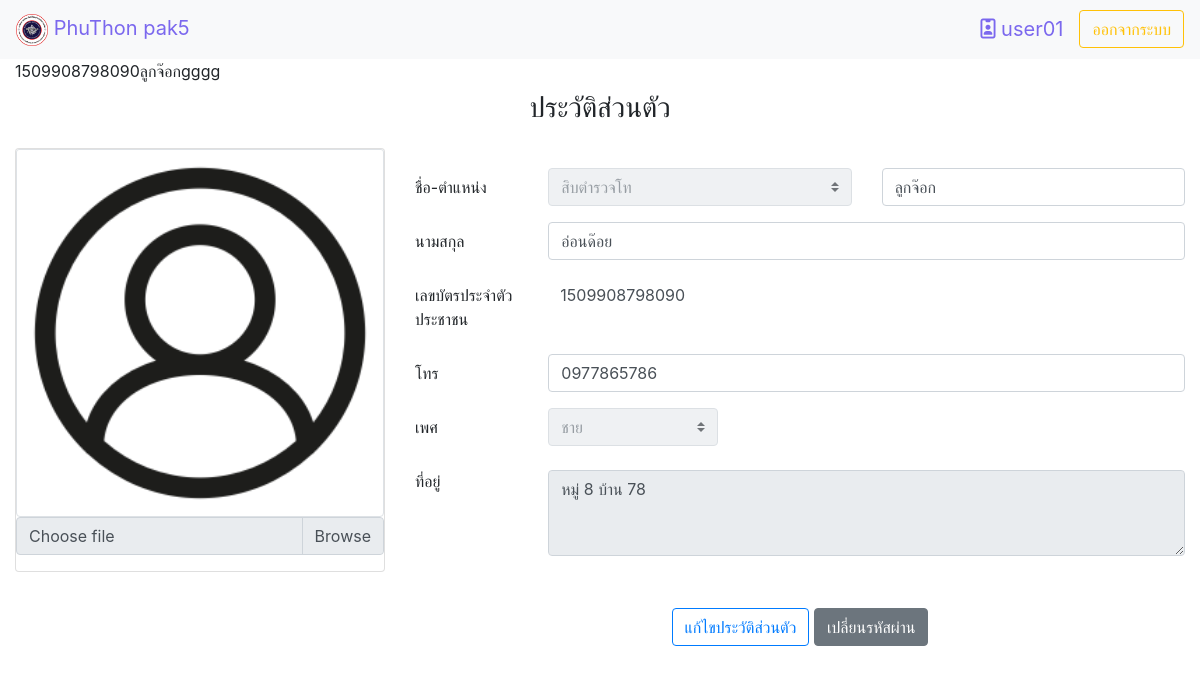
/home.php?module=1&action=5 (signed in), run on the app's committed database.
### tables this page shows
CREATE TABLE `police_person` (
  `card_id` char(13) NOT NULL,
  `rank_id` tinyint(2) NOT NULL,
  `ps_name` varchar(255) NOT NULL,
  `ps_lastname` varchar(255) NOT NULL,
  `sex` tinyint(2) NOT NULL,
  `address` text DEFAULT NULL,
  `ps_num` char(10) DEFAULT NULL,
  `police_pic` varchar(255) DEFAULT NULL,
  `sta_per_police` tinyint(1) NOT NULL DEFAULT 1
);

### module/view/profile.php (the view, shortened to what this page needs)
<?php
	$con=connect_db();
    $re_user=mysqli_query($con,
    "SELECT rank_id,ps_name,ps_lastname,card_id,sex,address,ps_num,police_pic
    FROM  police_person WHERE card_id ='$_SESSION[id_card]'")or die("SQL.error>>user".mysqli_error($conh));
	list($id_rank,$ps_name,$ps_lastname,$card_id,$sex,$address,$ps_tel,$name_pic)=mysqli_fetch_row($re_user);
	echo $card_id,$ps_name;
	echo "gggg";
?>
<div class="headtitle text-center p-2 row mb-2 row">
	<div class="col-md-2" ></div>
    <div class="col-md">
        <h3>ประวัติส่วนตัว</h3>
    </div>
     <div class="col-md-2" ></div>
</div>
<div class="row">
    <div class="col-lg-4">
	<form id="dataPro" method="post">
		<div class="card">
			<?php
				if(empty($name_pic)){
					$name_pic="icon_user_pic.png";
				}
			?>
			<img class="card-img-top img-thumbnail" src="image/<?php echo $name_pic; ?>" alt="Card image cap">
			<div class="input-group mb-3">
			<div class="custom-file">
            <label class="custom-file-label" for="customFile">Choose file</label>
        	</div>
			</div>
		</div>
	</div>
    <div class="col-lg" style='padding-top:20px;'>
			<div class="form-group row">
				<label for="inputPassword" class="col-sm-2 label col-form-label ">ชื่อ-ตำแหน่ง</label>
				<div class="col-sm">
				<select class="custom-select edit_rs" id="focus" name="pro_title" style="" disabled required>
                    	<?php $result_rank = mysqli_query($con,"SELECT * FROM rank_police")or die("select education error".mysqli_error($con));
                        while(list($rank_id,$rank_name)=mysqli_fetch_row($result_rank)){
                        $selected=$id_rank==$rank_id?"selected":"";
                          echo"<option value='$rank_id' $selected>$rank_name</option>";
                        }
                   ?>
                </select>
				</div>
				<div class="col-sm-5">
					<input type="text" style="border:soild; background:#fff; " class="form-control edit_rs"  placeholder="ชื่อ"  name="pro_name" value="<?php echo $ps_name; ?>" id="staticEmail" disabled required>
				</div>
			</div>
			<div class="form-group row">
				<label for="inputPassword" class="col-sm-2 col-form-label ">นามสกุล</label>
				<div class="col-sm-10">
					<input type="text" style="border:soild; background:#fff;" class="form-control edit_rs"  placeholder="นามสกุล"  name="pro_lastname" value="<?php echo $ps_lastname; ?>"disabled required>
				</div>
			</div>
			<div class="form-group row">
				<label for="" class="col-sm-2 col-form-label">เลขบัตรประจำตัวประชาชน</label>
				<div class="col-md">
					<input type="text" style="border:none; background:#fff;" class="form-control"  placeholder="เลขบัตรประจำตัวประชาชน"  name="pro_card_id" value="<?php echo $_SESSION['id_card']; ?>"readonly required>
				</div>
			</div>
			<div class="form-group row">
				<label for="" class="col-sm-2 col-form-label " maxlength="13" >โทร</label>
				<div class="col-sm-10">
					<input type="text" style="border:soild; background:#fff;" class="form-control edit_rs"  placeholder="เบอร์โทร"  name="pro_tel" value="<?php echo $ps_tel; ?>"disabled required>
				</div>
			</div>
			<div class="form-group row">
				<label for="inputPassword" class="col-sm-2 col-form-label ">เพศ</label>
				<div class="col-sm-3">
				<select class="custom-select edit_rs" id="focus" name="pro_sex" style="" disabled required>
						<?php
							for($a=1;$a<=2;$a++){
								$nm_sex=$a==1?"ชาย":"หญิง";
								$selected=$sex==$a?"selected":"";
								echo"<option value='$a' $selected>$nm_sex</option>";
							}
						?>
                </select>
				</div>
			</div>
            <div class="form-group row">
				<label for="inputPassword" class="col-sm-2 col-form-label ">ที่อยู่</label>
				<div class="col-sm-10">
					<div class="form-group">
					  <textarea class="form-control edit_rs" name="pro_address" id="addre" rows="3" disabled required><?php echo $address; ?></textarea>
					</div>
				</div>
			</div>
            <div class="card-body text-center">
					<div class="form-group row-md">
							<button type="button" class="btn btn-outline-primary" id="editPro">แก้ไขประวัติส่วนตัว</button>
							<a class="btn btn-secondary" id="myBtnChangePass" href="#" role="button">เปลี่ยนรหัสผ่าน</a>
						</div>
				</div>
</div>

### home.css (style rules this page uses)
a { color:#7B68EE; }

### data on the page
police_person: card_id "1509908798090", ps_name "ลูกจ๊อก", pro_name "ลูกจ๊อก", pro_lastname "อ่อนด๊อย", pro_tel "0977865786", pro_address "หมู่ 8 บ้าน 78"

### other printed values
$_SESSION['user_name'] "user01"
form field pro_title "สิบตำรวจโท"
form field pro_sex "ชาย"
